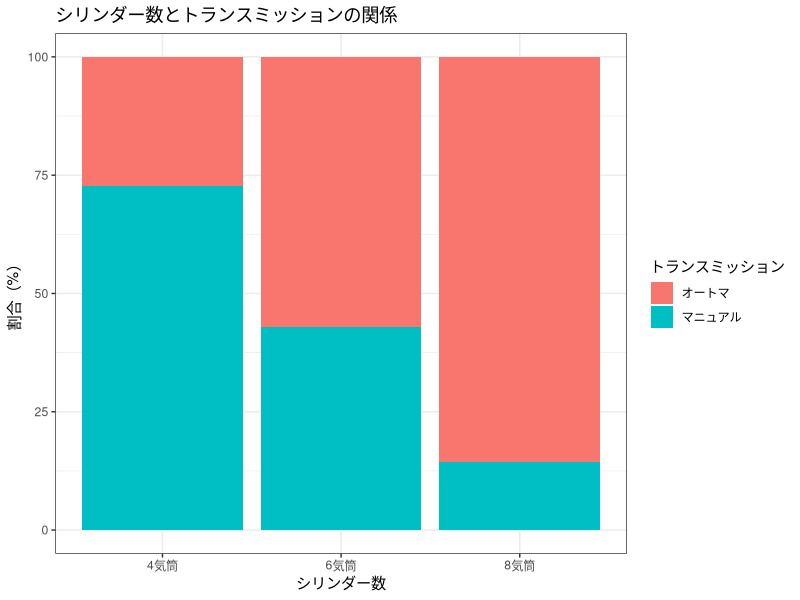

R code for this plot:
# ============================================================
# 行動計量学（行動科学分析法入門）
# 第9回　カテゴリデータの分析（カイ二乗検定）　演習1〜3　模範解答
#
# 使い方：全選択（Ctrl + A）→ Ctrl + Enter（Macは Cmd + A → Cmd + Enter）
# ============================================================

library(tidyverse)


# ------------------------------------------------------------
# 演習1：クロス集計表の作成
# ------------------------------------------------------------

table(mtcars$cyl, mtcars$am)

#      0  1
#   4  3  8
#   6  4  3
#   8 12  2
#
# 行がシリンダー数（4・6・8気筒），列がトランスミッション
# （0 = オートマ，1 = マニュアル）です。合計32台。


# ------------------------------------------------------------
# 演習2：カイ二乗検定
# ------------------------------------------------------------

# 仮説（日本語で）
#   帰無仮説 H0：シリンダー数とトランスミッションの種類は独立である
#               （気筒数によってマニュアル車の割合は変わらない）
#   対立仮説 H1：両者には関連がある

tab <- table(mtcars$cyl, mtcars$am)

chisq.test(tab)
#   X-squared = 8.7407, df = 2, p-value = 0.01265
#   ただし「カイ自乗近似は不正確かもしれません」という警告が出ます

# 期待度数を確認する（警告の理由を自分の目で確かめる）
chisq.test(tab)$expected
#          0     1
#   4  6.531 4.469
#   6  4.156 2.844
#   8  8.312 5.688
#
# 5未満のセルは 4.469・4.156・2.844 の3つ。
# 6セル中3セル＝50%で，4節の目安「20%を超えないこと」を満たしていません。

# → フィッシャーの正確確率検定に切り替える
fisher.test(tab)
#   p-value = 0.009105

# 結論の書き方
#   シリンダー数とトランスミッションの関連を検討した。
#   期待度数が5未満のセルが50%を占めたため，フィッシャーの正確確率検定を用いた。
#   その結果，両者には有意な関連が認められた（p = .009）。
#   4気筒ではマニュアルが8/11，8気筒ではオートマが12/14を占めており，
#   気筒数が多い車ほどオートマの割合が高かった。
#
# カイ二乗検定では p = .013，フィッシャーでは p = .009 で，
# どちらでも「有意」という結論は変わりません。
# 結論が変わらないことを確かめたうえで，前提を満たしている
# フィッシャーの結果のほうを報告します。
#
# 警告が出たまま chisq.test() の結果を報告してはいけません。


# ------------------------------------------------------------
# 演習3：可視化（積み上げ棒グラフ）
# ------------------------------------------------------------

mtcars |>
  mutate(
    am  = factor(am,  labels = c("オートマ", "マニュアル")),
    cyl = factor(cyl, labels = c("4気筒", "6気筒", "8気筒"))
  ) |>
  group_by(cyl, am) |>
  summarise(n = n(), .groups = "drop") |>
  group_by(cyl) |>
  mutate(pct = n / sum(n) * 100) |>
  ggplot(aes(x = cyl, y = pct, fill = am)) +
  geom_col() +
  labs(title = "シリンダー数とトランスミッションの関係",
       x = "シリンダー数", y = "割合（%）", fill = "トランスミッション") +
  theme_bw()

# 各気筒数のなかでの割合（合計100%）にしてあるので，
# 気筒ごとの台数が違っても構成比を比べられます。
# 検定の結論（気筒数が多いほどオートマが多い）が，図でもそのまま見えます。
#
# 台数そのものを見せたいときは pct ではなく n を y に使います。
# そのときは「4気筒は11台，8気筒は14台」という台数の違いも一緒に見えます。


# ------------------------------------------------------------
# 演習4（発展）：自分の関心のあるデータでクロス集計と検定
# ------------------------------------------------------------

# 選んだデータによって答えが変わるので、唯一の正解はありません。
# ここでは例として UCBAdmissions（1973年のカリフォルニア大学バークレー校
# 大学院入試、4526人）を選んだ場合を示します。
# 2×2なので連続性の補正が入り、問2がそのまま確かめられます。

# ?UCBAdmissions で説明が読めます。
dim(UCBAdmissions)   # 2 x 2 x 6（合否 × 性別 × 学科）


# 1. 学科を合算して 合否 × 性別 の表にする
tab <- margin.table(UCBAdmissions, c(1, 2))
tab
#           Gender
# Admit      Male Female
#   Admitted 1198    557
#   Rejected 1493   1278


# 2. 列ごとの割合（性別ごとの合格率）
round(prop.table(tab, 2) * 100, 1)
#   Admitted  男 44.5%  女 30.4%
# 14ポイントの差があり、男性のほうが合格しやすく見えます。


# 3. カイ二乗検定
chisq.test(tab)
# X-squared = 91.610、df = 1、p < 2.2e-16


# 4. 期待度数の確認
chisq.test(tab)$expected
# 最小でも 711.5 あるので、5未満のセルはありません。前提は満たしています。


# 問1：期待度数が5未満のセルはあったか
#      ありませんでした（最小 711.5）。4526人と件数が多いためです。
#      もし mtcars の cyl × am を選んでいたら、32台しかないので
#      期待度数5未満のセルが3つ出て、警告が出ます。その場合は
#      fisher.test() に切り替えます。
table(mtcars$cyl, mtcars$am)
suppressWarnings(chisq.test(table(mtcars$cyl, mtcars$am))$expected)


# 問2：2×2 なので Yates の連続性の補正が入る
chisq.test(tab, correct = FALSE)
#      補正あり  X2 = 91.610
#      補正なし  X2 = 92.205
#      どちらも p < 2.2e-16 で、結論は変わりません。
#      件数が多いと補正の影響はごくわずかです。
#      影響が大きいのは、セルの度数が小さいときです。


# 問3：学科ごとに見ると、印象が変わる
#      合算した表では「男性のほうが合格しやすい」と出ました。
#      ところが学科ごとに見ると、6学科のうち4学科で女性の合格率のほうが
#      高くなっています。
for (d in dimnames(UCBAdmissions)$Dept) {
  t2 <- UCBAdmissions[, , d]
  cat(sprintf("学科%s  男 %5.1f%%（%4d人）  女 %5.1f%%（%4d人）\n", d,
      100 * t2["Admitted", "Male"]   / sum(t2[, "Male"]),   sum(t2[, "Male"]),
      100 * t2["Admitted", "Female"] / sum(t2[, "Female"]), sum(t2[, "Female"])))
}
# 学科A  男  62.1%（ 825人）  女  82.4%（ 108人）
# 学科B  男  63.0%（ 560人）  女  68.0%（  25人）
# 学科C  男  36.9%（ 325人）  女  34.1%（ 593人）
# 学科D  男  33.1%（ 417人）  女  34.9%（ 375人）
# 学科E  男  27.7%（ 191人）  女  23.9%（ 393人）
# 学科F  男   5.9%（ 373人）  女   7.0%（ 341人）
#
#      なぜこうなるか。
#      合格率の高い学科A・Bには、男性が圧倒的に多く出願しています
#      （A は 825人 対 108人）。
#      合格率の低い学科C・E・Fには、女性が多く出願しています。
#      つまり「どの学科に出願したか」が、性別と合否の両方に効いています。
#      合算するとこの違いが潰れてしまい、逆の結論が出ます。
#
#      これはシンプソンのパラドックスと呼ばれます。
#      クロス集計表を作るときは、「まとめてよい集団か」を必ず考えてください。
#      第6回で group_by() の <NA> を黙って捨てないという話をしましたが、
#      それと同じで、まとめる前に中を見ることが大事です。
